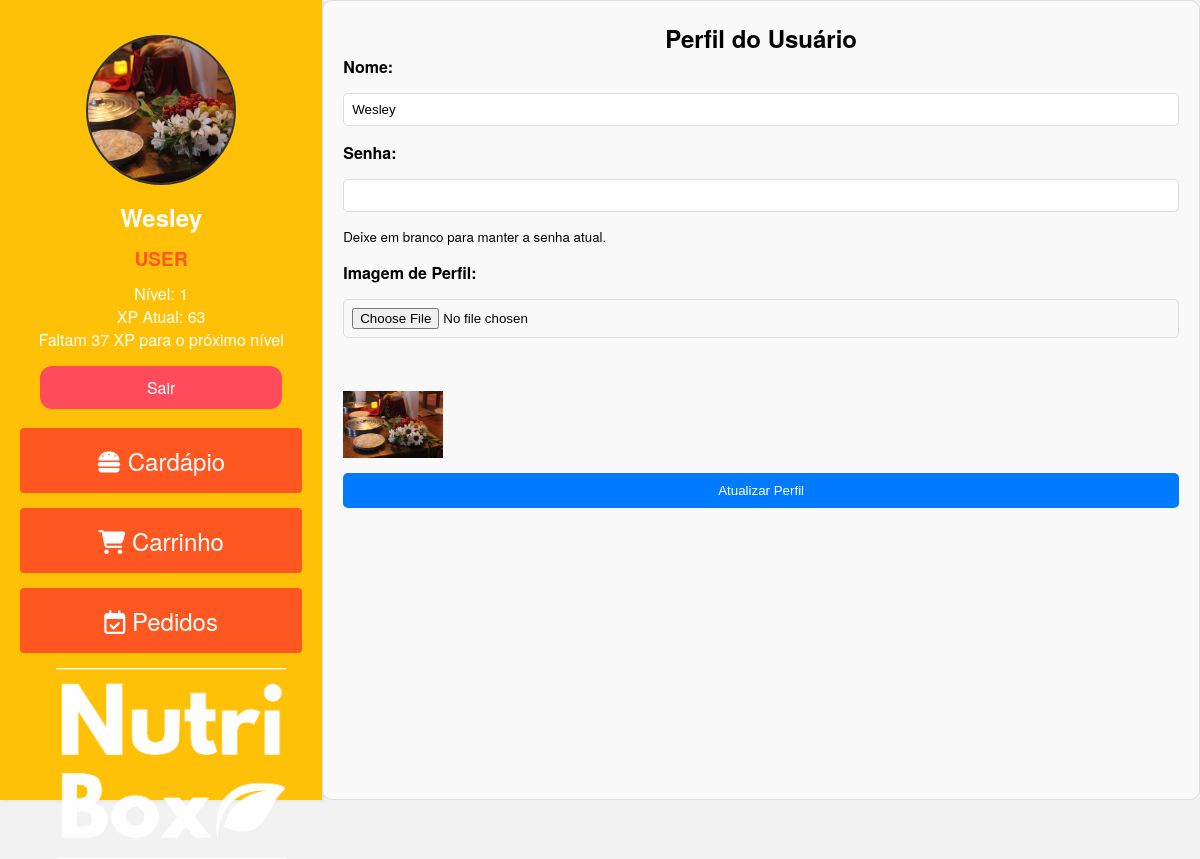
/perfil (signed in), run on the app's committed database.
### tables this page shows
CREATE TABLE `tb_user` (
  `id` int(11) NOT NULL,
  `nome` varchar(254) NOT NULL DEFAULT 'admin',
  `img` text DEFAULT NULL,
  `cargo` varchar(12) NOT NULL DEFAULT 'ADMIN',
  `nivel` int(11) DEFAULT 1,
  `xp` int(11) NOT NULL DEFAULT 1,
  `email` varchar(200) NOT NULL DEFAULT 'admin@gmail.com',
  `senha` varchar(255) NOT NULL
);

### classes/Usuario.php (called while the page is built, shortened)
<?php
class Usuario {
    private static function calcularNivel($xp) {
        return floor($xp / 100) + 1;
    }
    private static function calcularProximoNivel($xpAtual) {
        $nivelAtual = self::calcularNivel($xpAtual);
        $xpParaProximoNivel = ($nivelAtual * 100) - $xpAtual;
        return $xpParaProximoNivel;
    }
    public static function obterUsuario($email) {
        try {
            $pdo = MySql::conectar();
            $sql = $pdo->prepare("SELECT * FROM tb_user WHERE email = ?");
            $sql->execute([$email]);
            $usuario = $sql->fetch(PDO::FETCH_ASSOC);
            $usuario['xp_para_proximo_nivel'] = self::calcularProximoNivel($usuario['xp']);
            return $usuario;
        } catch (PDOException $e) {
            error_log("Erro ao obter informações do usuário: " . $e->getMessage());
            return [];
        }
    }
}
?>

### pages/perfil.php (the view, shortened to what this page needs)
<?php
$email = $_SESSION['email'];
$usuario = Usuario::obterUsuario($email);
?>
<div class="perfil-container">
    <h2>Perfil do Usuário</h2>
    <form method="post" enctype="multipart/form-data">
        <label for="nome">Nome:</label>
        <input type="text" id="nome" name="nome" value="<?php echo htmlspecialchars($usuario['nome']); ?>" required>
        <label for="senha">Senha:</label>
        <input type="password" id="senha" name="senha">
        <small>Deixe em branco para manter a senha atual.</small>
        <label for="imagem">Imagem de Perfil:</label>
        <input type="file" id="imagem" name="imagem">
        <br>
        <img src="<?php echo htmlspecialchars($usuario['img']); ?>" alt="Imagem de Perfil" width="100">
        <input type="submit" value="Atualizar Perfil">
    </form>
</div>

### public/style/style.css (style rules this page uses)
* { margin: 0; padding: 0; box-sizing: border-box; }
body { font-family: 'Helvetica Neue', Arial, sans-serif; margin: 0; display: flex; height: 100vh; background-color: #f2f2f2; }
.perfil-container { width: 80%; margin: 0 auto; padding: 20px; border: 1px solid #ddd; border-radius: 10px; background-color: #f9f9f9; }
.perfil-container h2 { text-align: center; }
.perfil-container form { display: flex; flex-direction: column; gap: 15px; }
.perfil-container label { font-weight: bold; }
.perfil-container input[type="text"], .perfil-container input[type="password"], .perfil-container input[type="file"] { padding: 8px; border: 1px solid #ddd; border-radius: 5px; }
.perfil-container input[type="submit"] { padding: 10px; background-color: #007bff; color: #fff; border: none; border-radius: 5px; cursor: pointer; }

### data on the page
tb_user: nome "Wesley", img (picture)

### other printed values
$_SESSION['nome'] "Wesley"
$_SESSION['cargo'] "USER"
$_SESSION['nivel'] "1"
$_SESSION['xp'] "63"
$usuario['xp_para_proximo_nivel'] "37"
